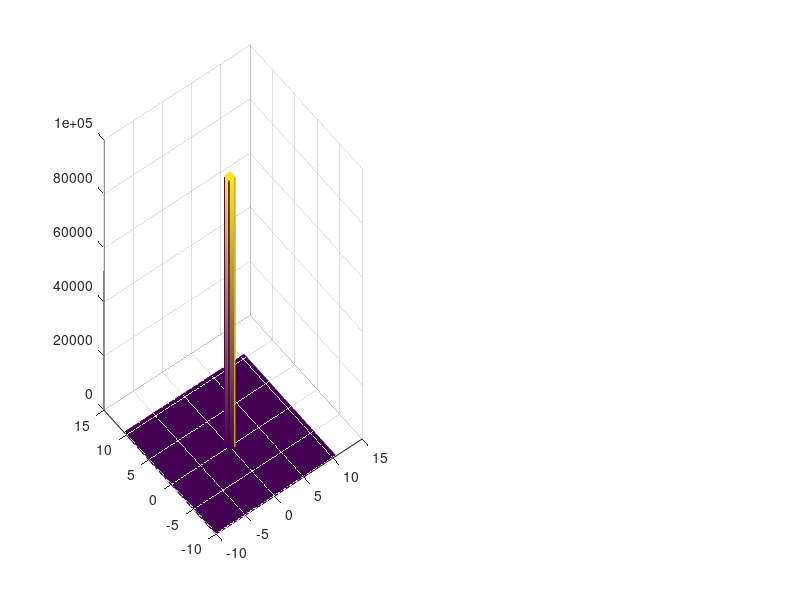

Reproduce this figure in MATLAB. (Note: this script raises an error after producing the figure.)
function temple_abm_diffusion_micro_vs_macro
%TEMPLE_ABM_DIFFUSION_MICRO_VS_MACRO
%   Comparison of random walker positions vs. a macroscopic
%   diffusion process. Plotted on the left is the histogram
%   of positions of a large number of random walkers, all
%   starting in the origin. On the right is the field of a
%   quantity that is initially all concentrated in the
%   center cell and then diffuses. One can see the agreement
%   of the resulting two plots.
%
% 02/2016 by Benjamin Seibold
%            http://www.math.temple.edu/~seibold/

% Parameters
L = 10; % extension of domain in each direction
N = 1e5; % number of agents (random walkers)
ns = 40; % number of steps

% Initialization
P = zeros(N,2); % initial position of agents (all in origin)
x = -L:L; % x-coordinates of cell centers
y = -L:L; % y-coordinates of cell centers
[X,Y] = meshgrid(x,y); % position matrices
C = X*0; C(1+L,1+L) = N; % all initial concentration in middle cell

for j = 0:ns % loop over steps
    % Computation
    if j>0 % If zeroth step, do not compute yet, but plot initial state
        P = P+randn(N,2)/2; % move agents
        C = C+1/8*(C(:,[1 1:end-1])-2*C+C(:,[2:end end])+... % diffusion
            C([1 1:end-1],:)-2*C+C([2:end end],:)); % step
    end
    % Plotting
    clf
    subplot(1,2,1)
    hist3(P,{x,y}) % histogram of agent positions
    set(get(gca,'child'),'FaceColor','interp','CDataMode','auto') % color
    view(0,90) % look from top
    axis equal tight
    title(sprintf('Histogram of agent positions after %d steps',j))
    xlabel('x'), ylabel('y')
    subplot(1,2,2)
    imagesc(x,y,C) % plot concentration field
    axis xy equal tight
    title(sprintf('Diffusion of concentration field after %d steps',j))
    xlabel('x'), ylabel('y')
    pause(1e-2)
end
